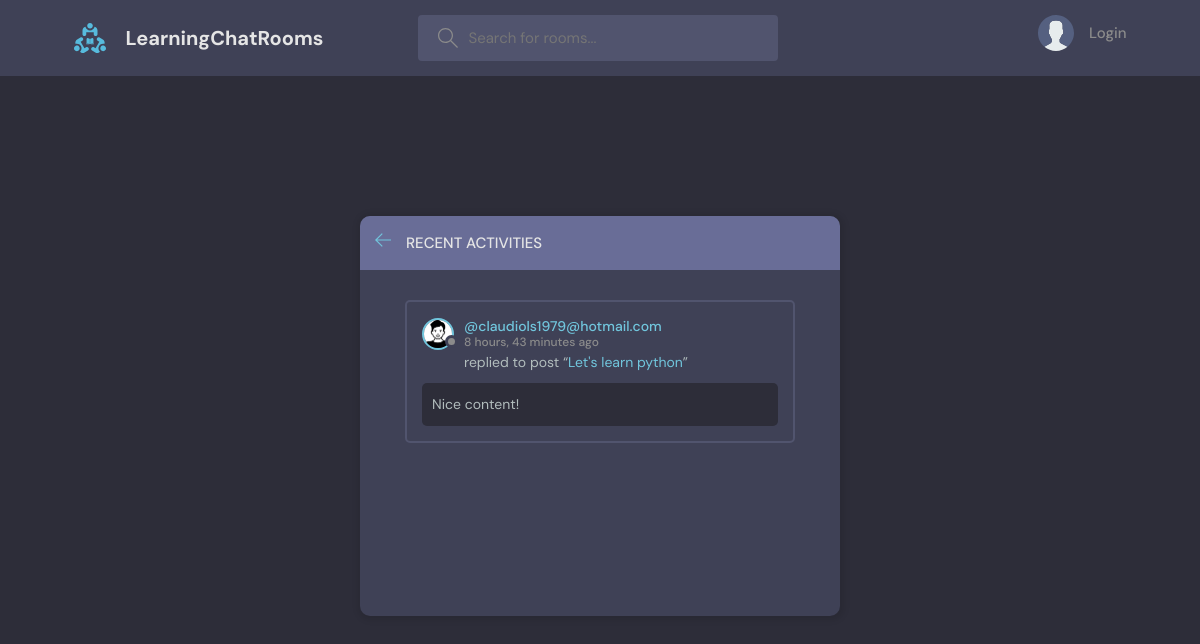
The page /activity/ on the database as committed earlier.
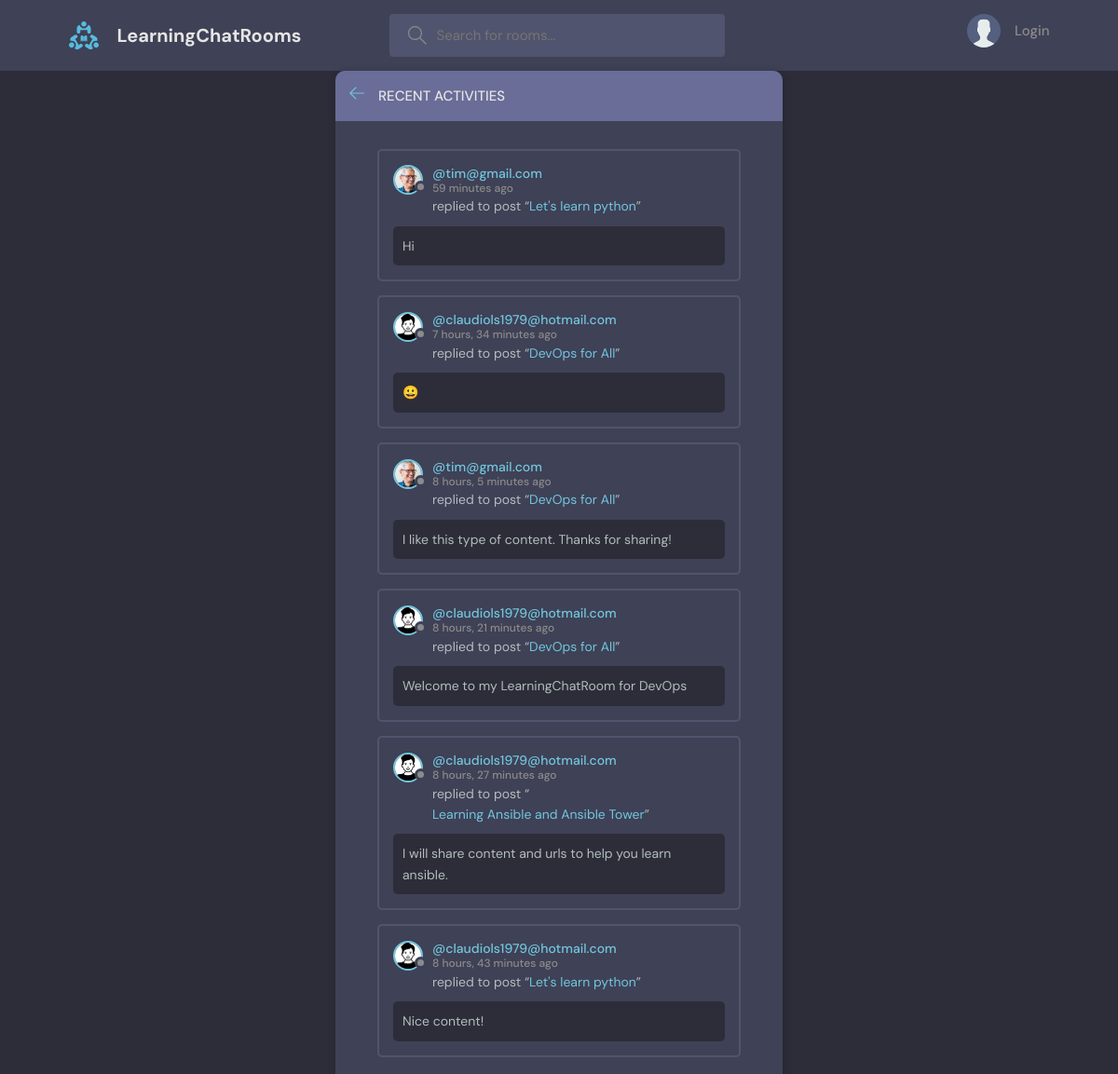
The same page on the database as committed later.
### base/models.py (models this page shows, shortened)
class Message(models.Model):
    user = models.ForeignKey(User, on_delete=models.CASCADE)
    room = models.ForeignKey(Room, on_delete=models.CASCADE)
    body = models.URLField()
    updated = models.DateTimeField(auto_now=True) #this updates
    created = models.DateTimeField(auto_now_add=True) #one time not updates
    class Meta:
        ordering = ['-updated', '-created']

class User(AbstractUser):
    name = models.CharField(max_length=200, null=True)
    email = models.EmailField(unique=True, null=True)
    bio = models.TextField(null=True)
    avatar = models.ImageField(null=True, default="avatar.svg")
    USERNAME_FIELD = 'email'
    REQUIRED_FIELDS = []

class Room(models.Model):
    host = models.ForeignKey(User, on_delete=models.SET_NULL, null=True)
    topic = models.ForeignKey(Topic, on_delete=models.SET_NULL, null=True)
    name = models.CharField(max_length=200)
    description = models.TextField(null=True, blank=True)
    participants = models.ManyToManyField(User, related_name='participants', blank=True)
    updated = models.DateTimeField(auto_now=True) #this updates
    created = models.DateTimeField(auto_now_add=True) #one time not updates
    class Meta:
        ordering = ['-updated', '-created']
    def __str__(self):
        return self.name

### base/views.py (the view)
# urls.py: path('activity/', views.activityPage, name="activity"),
def activityPage(request):
    room_messages = Message.objects.all()
    return render(request, 'base/activity.html', {'room_messages': room_messages})

### base/templates/base/activity.html (shortened to what this page needs)
{% extends 'main.html' %}
{% block content %}
    <main class="layout">
      <div class="container">
        <div class="layout__box">
          <div class="layout__boxHeader">
            <div class="layout__boxTitle">
              <a href="{% url 'home' %}">
                <svg version="1.1" xmlns="http://www.w3.org/2000/svg" width="32" height="32" viewBox="0 0 32 32">
                  <title>arrow-left</title>
                  <path
                    d="M13.723 2.286l-13.723 13.714 13.719 13.714 1.616-1.611-10.96-10.96h27.625v-2.286h-27.625l10.965-10.965-1.616-1.607z"
                  ></path>
                </svg>
              </a>
              <h3>Recent Activities</h3>
            </div>
          </div>
          <div class="activities-page layout__body">
          {% for message in room_messages %}
    <div class="activities__box">
      <div class="activities__boxHeader roomListRoom__header">
        <a href="{% url 'user-profile' message.user.id %}" class="roomListRoom__author">
          <div class="avatar avatar--small">
            <img src="{{message.user.avatar.url}}" />
          </div>
          <p>
            @{{message.user}}
            <span>{{ message.created | timesince }} ago</span>
          </p>
        </a>
      </div>
      <div class="activities__boxContent">
        <p>replied to post “<a href="{% url 'room' message.room.id %}">{{message.room}}</a>”</p>
        <div class="activities__boxRoomContent">
          {{ message.body }}
        </div>
      </div>
    </div>
    {% endfor %}
          </div>
        </div>
      </div>
    </main>
{% endblock content %}

Rows that differ between the two databases and show on the page:
added Message: user.avatar (picture), user "tim@gmail.com", created "59 minutes", room "Let's learn python", body "Hi"
added Message: user.avatar (picture), user "claudiols1979@hotmail.com", created "7 hours, 34 minutes", room "DevOps for All", body "😀"
added Message: user.avatar (picture), user "tim@gmail.com", created "8 hours, 5 minutes", room "DevOps for All", body "I like this type of content. Thanks for sharing!"
added Message: user.avatar (picture), user "claudiols1979@hotmail.com", created "8 hours, 21 minutes", room "DevOps for All", body "Welcome to my LearningChatRoom for DevOps"
added Message: user.avatar (picture), user "claudiols1979@hotmail.com", created "8 hours, 27 minutes", room "Learning Ansible and Ansible Tower", body "I will share content and urls to help you learn ansible."
